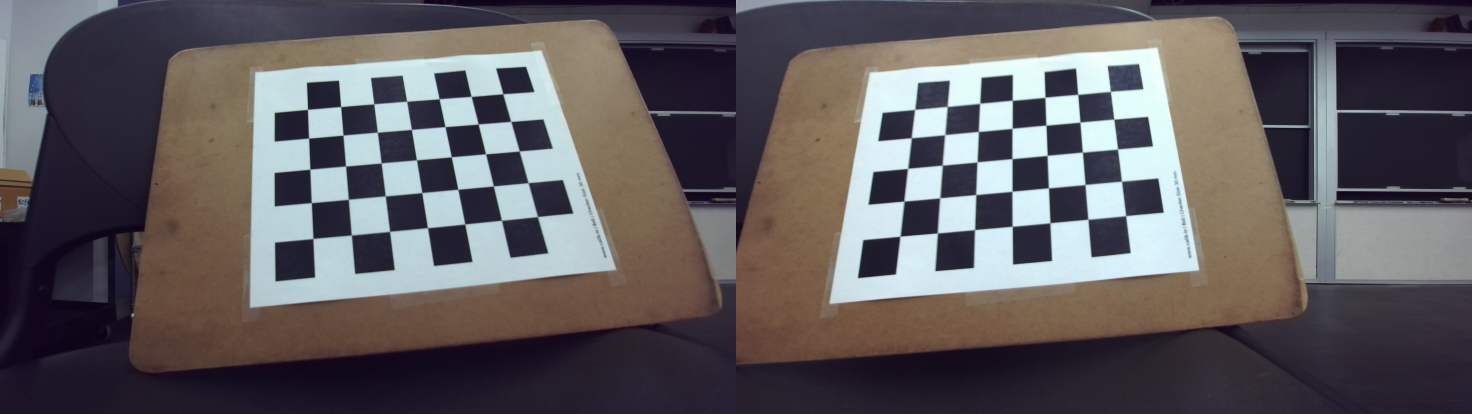
#> input picture StereoTest1chess.jpg, 4416 x 1242 px (shown at 1/3 size)
$ python opencv_camera_calibration.py
#> lines starting #> are read from the running program, lines starting #| are printed output that depends on the picture; after the words box and inside, x2 and y2 are one past the last pixel; in counts of white or black regions, pixels touching at a corner belong together
import numpy as np
import cv2 as cv

# termination criteria
criteria = (cv.TERM_CRITERIA_EPS + cv.TERM_CRITERIA_MAX_ITER, 30, 0.001)

# prepare object points, like (0,0,0), (1,0,0), (2,0,0) ....,(6,5,0)
width = 7
height = 5
objp = np.zeros((width * height, 3), np.float32)
objp[:, :2] = np.mgrid[0:height, 0:width].T.reshape(-1, 2)

# Arrays to store object points and image points from all the images.
objpoints = []  # 3d point in real world space
imgpoints = []  # 2d points in image plane.

# img = cv.imread("chessboard.jpeg")
img = cv.imread("StereoTest1chess.jpg")
#> img is the input picture: shape (1242, 4416, 3); mean B, G, R 94.7, 91.6, 96
img = cv.resize(img, (0, 0), fx=0.5, fy=0.5)
#> img: shape (621, 2208, 3)
img = img[:, : round(img.shape[1] / 2), :]
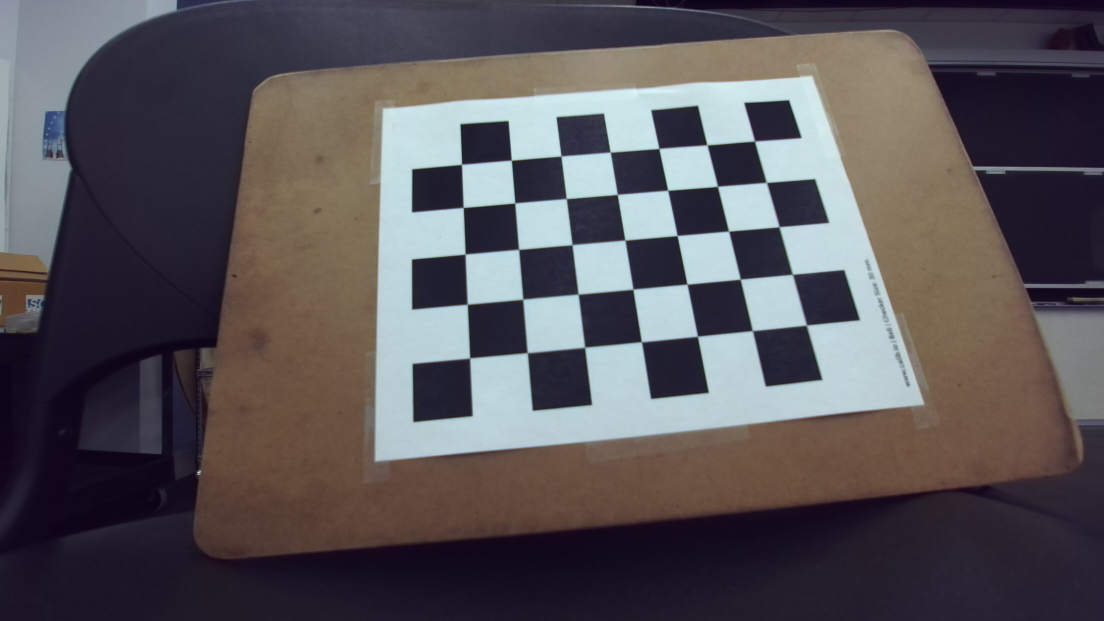
#> img: shape (621, 1104, 3); mean B, G, R 88.2, 83.8, 88.5
# img = img[:, round(img.shape[1] / 2) :, :]
gray = cv.cvtColor(img, cv.COLOR_BGR2GRAY)
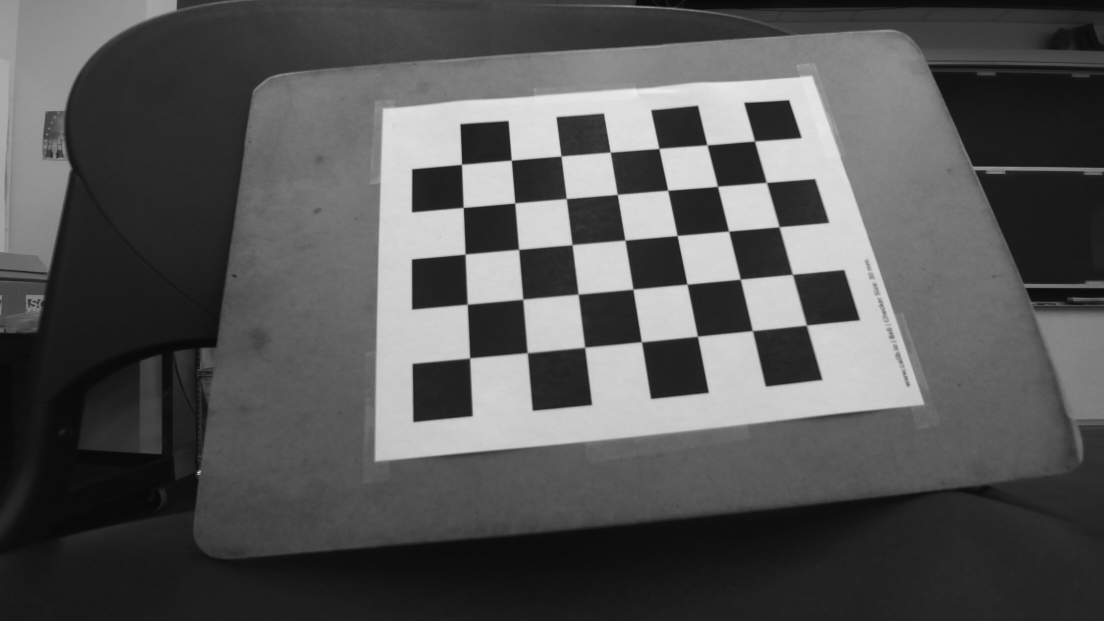
#> gray: shape (621, 1104); min 6, max 239, mean 85.7

# Find the chess board corners
ret, corners = cv.findChessboardCorners(gray, (width, height), None)
#> ret = True; corners = 35 rows, first 8: [806.3, 325.1], [752.4, 330.6], [697.4, 336.2], [641.2, 341.6], [584.6, 347.1], [527.2, 352.5], [469.7, 357.9], [792.4, 274.3]

# If found, add object points, image points (after refining them)
if ret == True:
    objpoints.append(objp)

    corners2 = cv.cornerSubPix(gray, corners, (11, 11), (-1, -1), criteria)
#> corners2 = 35 rows, first 8: [806.4, 325.1], [752.4, 330.6], [697.4, 336.3], [641.4, 341.7], [584.6, 347.3], [527.3, 352.7], [469.6, 358], [792.4, 274.3]
    imgpoints.append(corners2)

    print(imgpoints)
#> (printed output is left out)
    print(objpoints)
    ret, mtx, dist, rvecs, tvecs = cv.calibrateCamera(
        objpoints, imgpoints, gray.shape[::-1], None, None
    )
#> ret = 97.99; mtx = [[2962.8, 0, 636.5], [0, 4112.7, 258.2], [0, 0, 1]]; dist = [[-12.78, -421.8, 0.587, -0.886, 11449]]; rvecs = ([1.81, -0.86, 1.67],); tvecs = ([5.41, -0.635, 23.37],)
    print(mtx)
#| [[2.96281396e+03 0.00000000e+00 6.36486184e+02]
#|  [0.00000000e+00 4.11266884e+03 2.58192003e+02]
#|  [0.00000000e+00 0.00000000e+00 1.00000000e+00]]

    # Draw and display the corners
    cv.drawChessboardCorners(img, (width, height), corners2, bool(ret))
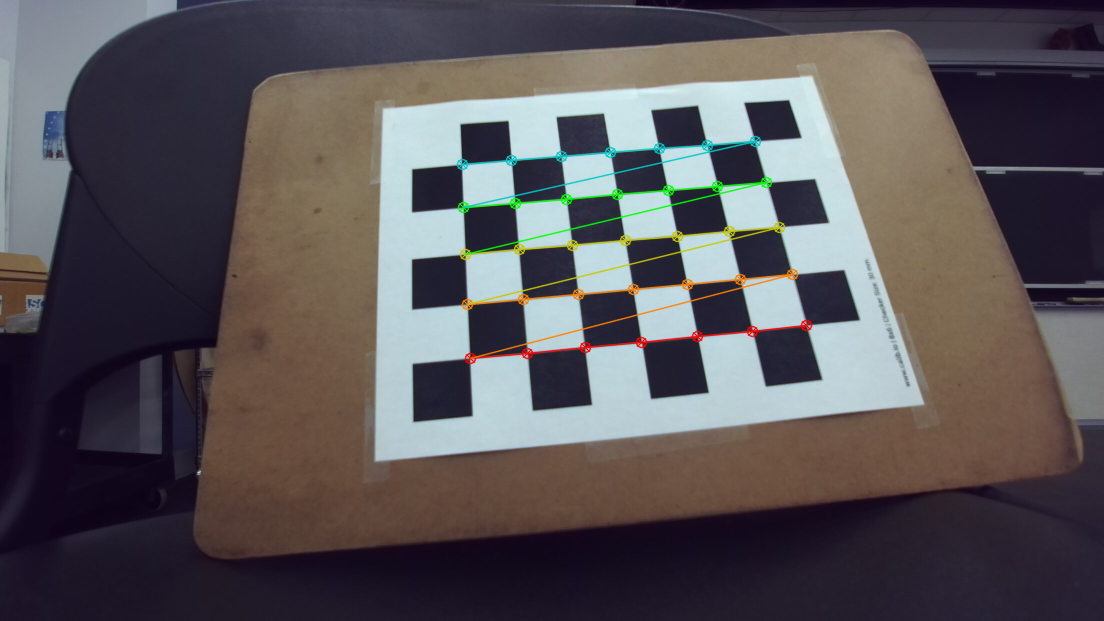
#> img: shape (621, 1104, 3); 1.64% of pixels changed, all inside (x1, y1, x2, y2) = (456, 135, 813, 365)
    cv.imshow("img", img)
    cv.waitKey(-5)

cv.destroyAllWindows()

$ run again, with chessboard.jpeg copied over StereoTest1chess.jpg
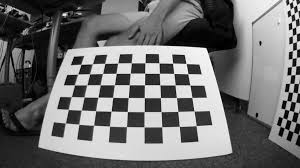
#> input picture chessboard.jpeg, 300 x 168 px
#> img is the input picture: shape (168, 300, 3); min 0, max 255, mean 113.7
#> `img = cv.resize(img, (0, 0), fx=0.5, fy=0.5)`:
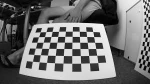
#> img: shape (84, 150, 3); min 0, max 248, mean 113.9
#> `img = img[:, : round(img.shape[1] / 2), :]`:
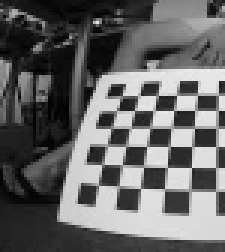
#> img: shape (84, 75, 3) (shown 3 times larger); min 1, max 238, mean 101.6
#> ret = False; corners = None

$ run again, with classroomleft.jpg copied over StereoTest1chess.jpg
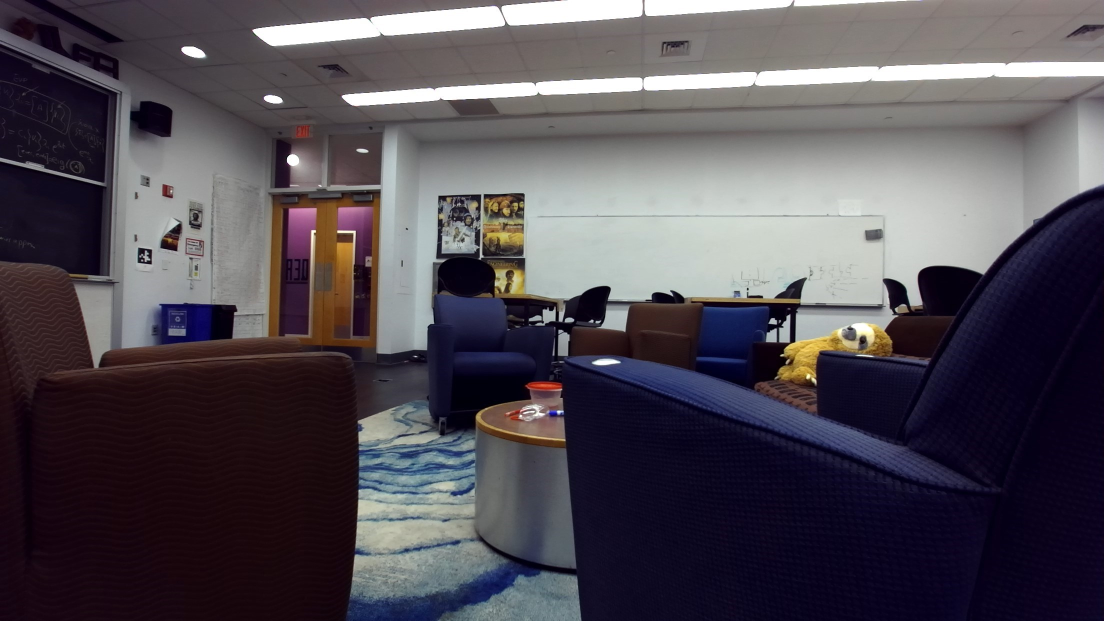
#> input picture classroomleft.jpg, 2208 x 1242 px (shown at 1/2 size)
#> img is the input picture: shape (1242, 2208, 3); mean B, G, R 84, 75.9, 81.5
#> `img = img[:, : round(img.shape[1] / 2), :]`:
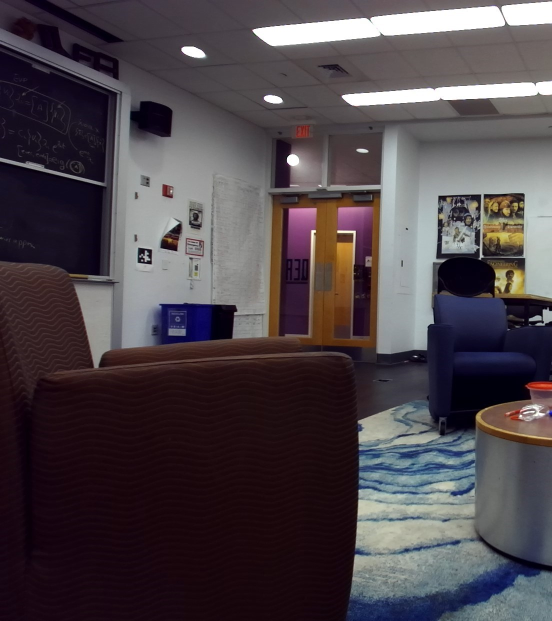
#> img: shape (621, 552, 3); mean B, G, R 73.6, 68.3, 76.6
#> `gray = cv.cvtColor(img, cv.COLOR_BGR2GRAY)`:
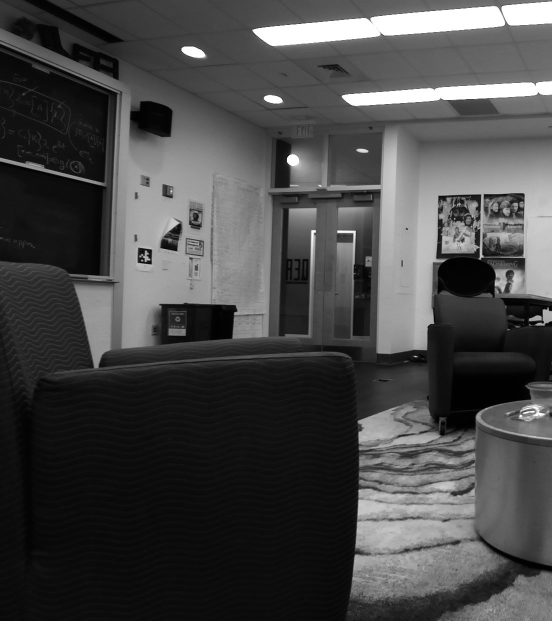
#> gray: shape (621, 552); min 1, max 255, mean 71.4
#> ret = False; corners = None

$ run again, with classroomright.jpg copied over StereoTest1chess.jpg
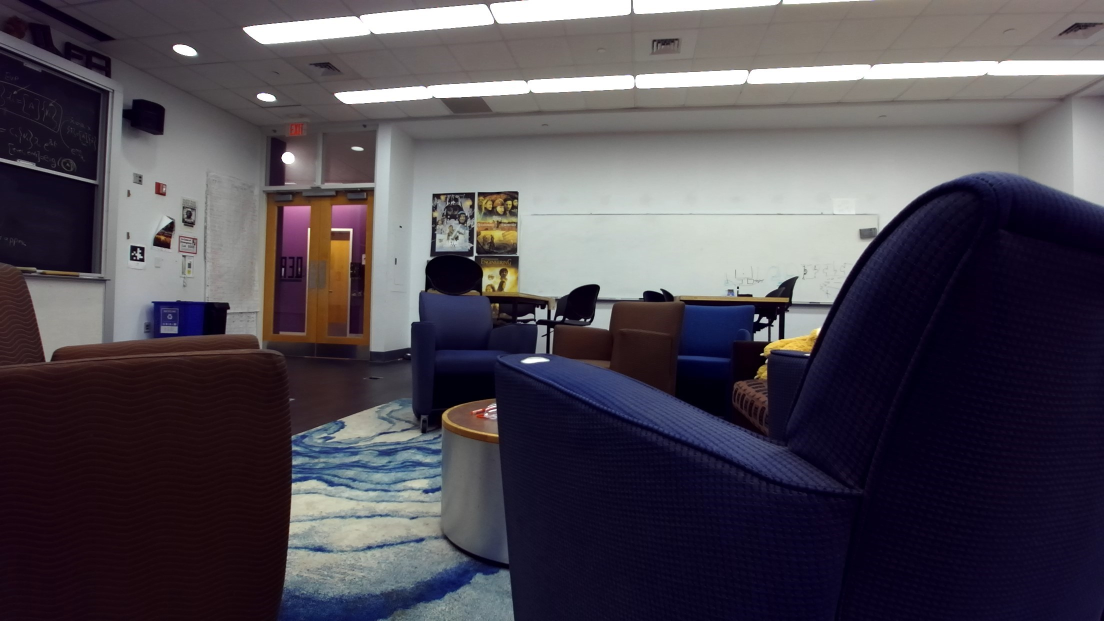
#> input picture classroomright.jpg, 2208 x 1242 px (shown at 1/2 size)
#> img is the input picture: shape (1242, 2208, 3); mean B, G, R 82.3, 73.2, 78.5
#> `img = img[:, : round(img.shape[1] / 2), :]`:
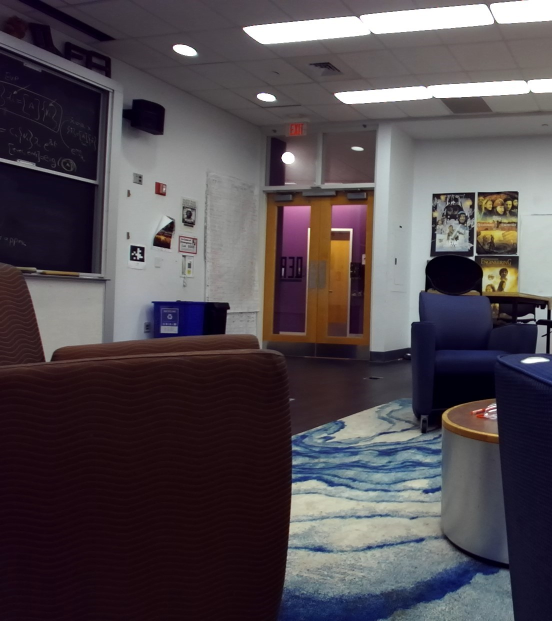
#> img: shape (621, 552, 3); mean B, G, R 79.3, 73.7, 81.2
#> `gray = cv.cvtColor(img, cv.COLOR_BGR2GRAY)`:
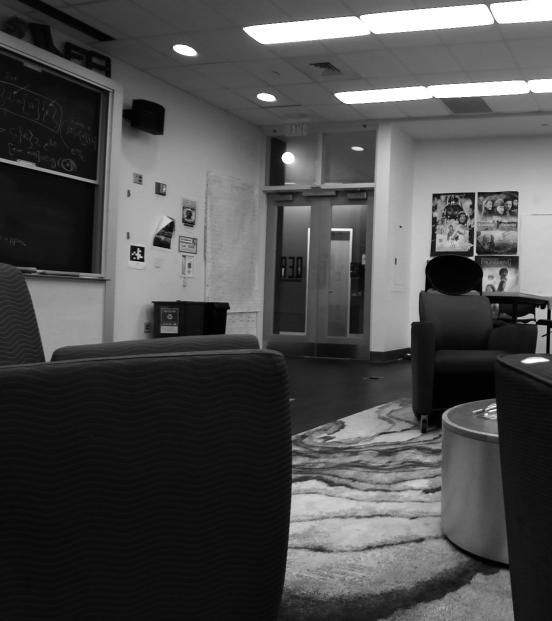
#> gray: shape (621, 552); min 1, max 255, mean 76.6
#> ret = False; corners = None
